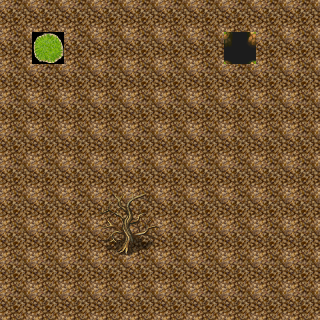

Below is a game level as drawn by its tile map, then a one-line description and the .tmx that defines it (tile-layer data replaced by summaries):
An orthogonal 10x10 tile map with 32x32 px tiles, 2 tile layers (Tile Layer 1, Tile Layer 2), 2 tilesets and 4 objects.

<map version="1.0" orientation="orthogonal" renderorder="right-down" width="10" height="10" tilewidth="32" tileheight="32" nextobjectid="1">
 <tileset firstgid="1" name="tilea2" tilewidth="32" tileheight="32">
  <image source="../Visual/tilea2.png" width="512" height="384" />
 </tileset>
 <tileset firstgid="193" name="tileb" tilewidth="32" tileheight="32">
  <image source="../Visual/tileb.png" width="512" height="512" />
  <tile id="112">
   <objectgroup draworder="index">
    <object id="0" x="0.545455" y="32.5455">
     <polyline points="0,0 0,-34.5455 32.3636,-34" />
    </object>
   </objectgroup>
  </tile>
  <tile id="113">
   <objectgroup draworder="index">
    <object id="0" x="0.363636" y="-1.81818">
     <polyline points="0,0 24.1818,1.27273 23.4545,33.0909" />
    </object>
   </objectgroup>
  </tile>
  <tile id="128">
   <objectgroup draworder="index">
    <object id="0" x="-1.09091" y="-0.545455">
     <polyline points="0,0 0,33.8182 33.4545,32.1818" />
    </object>
   </objectgroup>
  </tile>
  <tile id="129">
   <objectgroup draworder="index">
    <object id="0" x="-0.181818" y="31.0909">
     <polyline points="0,0 30.7273,-0.363636 31.8182,-38.3636" />
    </object>
   </objectgroup>
  </tile>
 </tileset>
 <layer name="Tile Layer 1" width="10" height="10">
  <data>[100 cells, 100 non-empty, 3 distinct tile ids]</data>
 </layer>
 <layer name="Tile Layer 2" width="10" height="10">
  <data>[100 cells, 4 non-empty, 4 distinct tile ids]</data>
 </layer>
</map>
